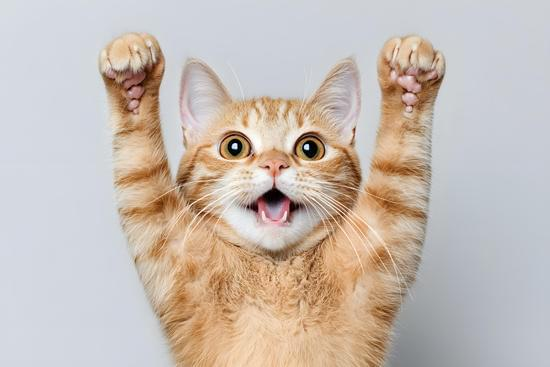
#> input picture cat.jpg, 550 x 367 px
$ python cvRead.py
#> lines starting #> are read from the running program, lines starting #| are printed output that depends on the picture; after the words box and inside, x2 and y2 are one past the last pixel; in counts of white or black regions, pixels touching at a corner belong together
import cv2

img = cv2.imread("cat.jpg")   # read image
#> img is the input picture: shape (367, 550, 3); mean B, G, R 179.9, 187.9, 199.4

# cv2.line(img, (0,0), (200,200), (255,250,0), 3)   # Blue line

# cv2.rectangle(img, (50,50), (200,200), (0,255,0), -1) #rectangle

# cv2.circle(img, (150,150), 50, (0,0,255), -1)  # -1 = filled circle

# text in cv
cv2.putText(img, "Hello OpenCV", (10,300), cv2.FONT_HERSHEY_SIMPLEX, 1, (255,255,255), 2)
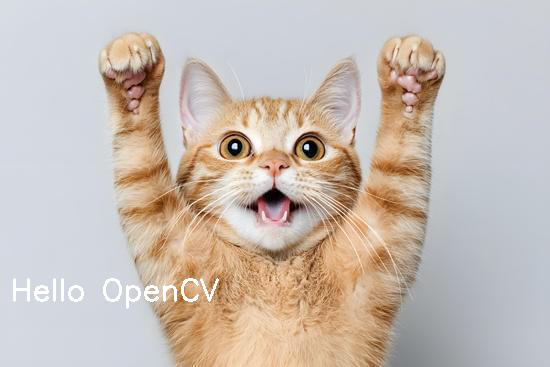
#> img: shape (367, 550, 3); 0.72% of pixels changed, all inside (x1, y1, x2, y2) = (13, 278, 219, 309)


cv2.imshow("Cat", img)        # display image in a window
cv2.waitKey(0)                # waits for key press
cv2.destroyAllWindows()
# cv2.imwrite("saved_cat.png", img)
